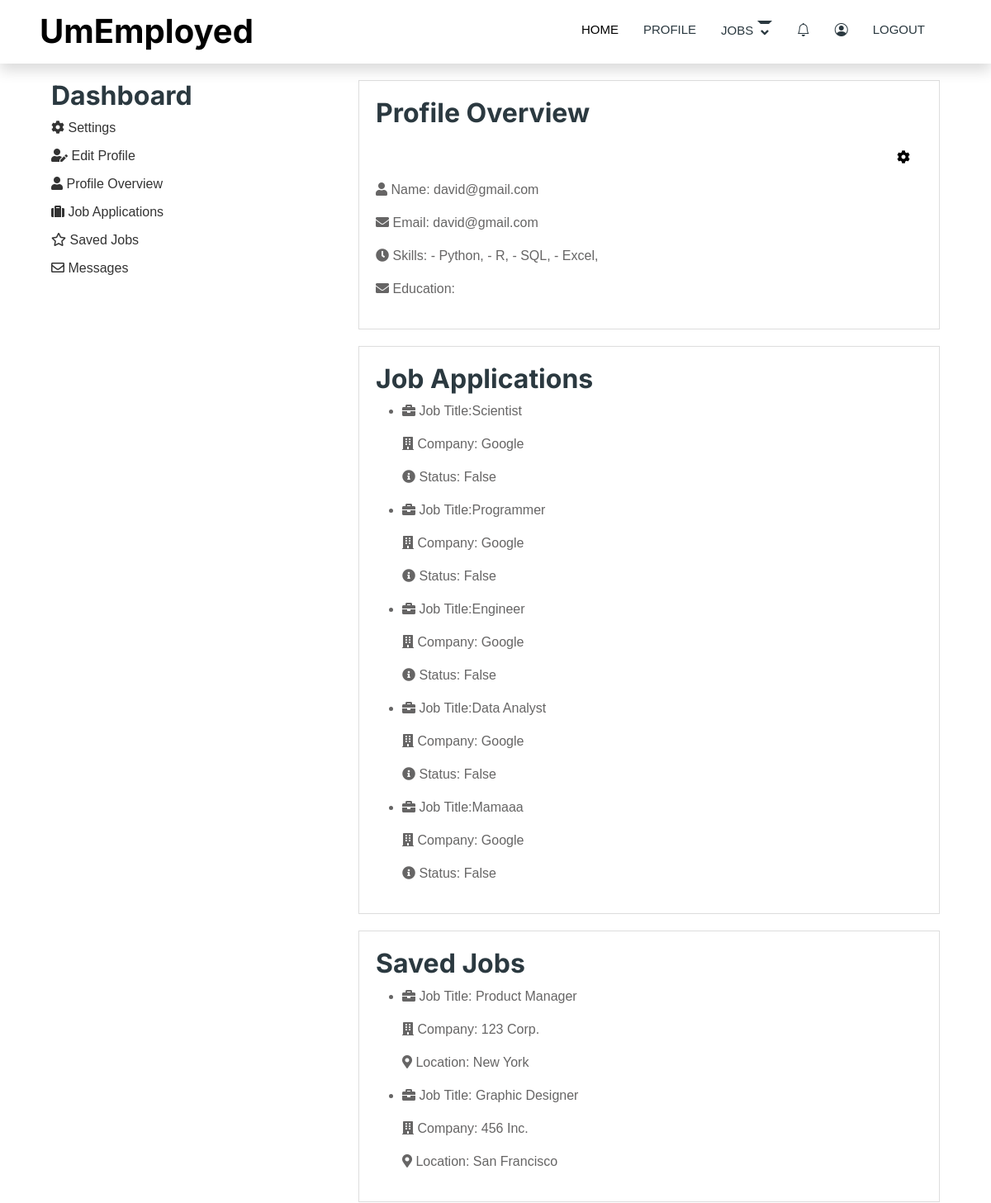
Page /dashboard/ (signed in, upper part) on the earlier database version.
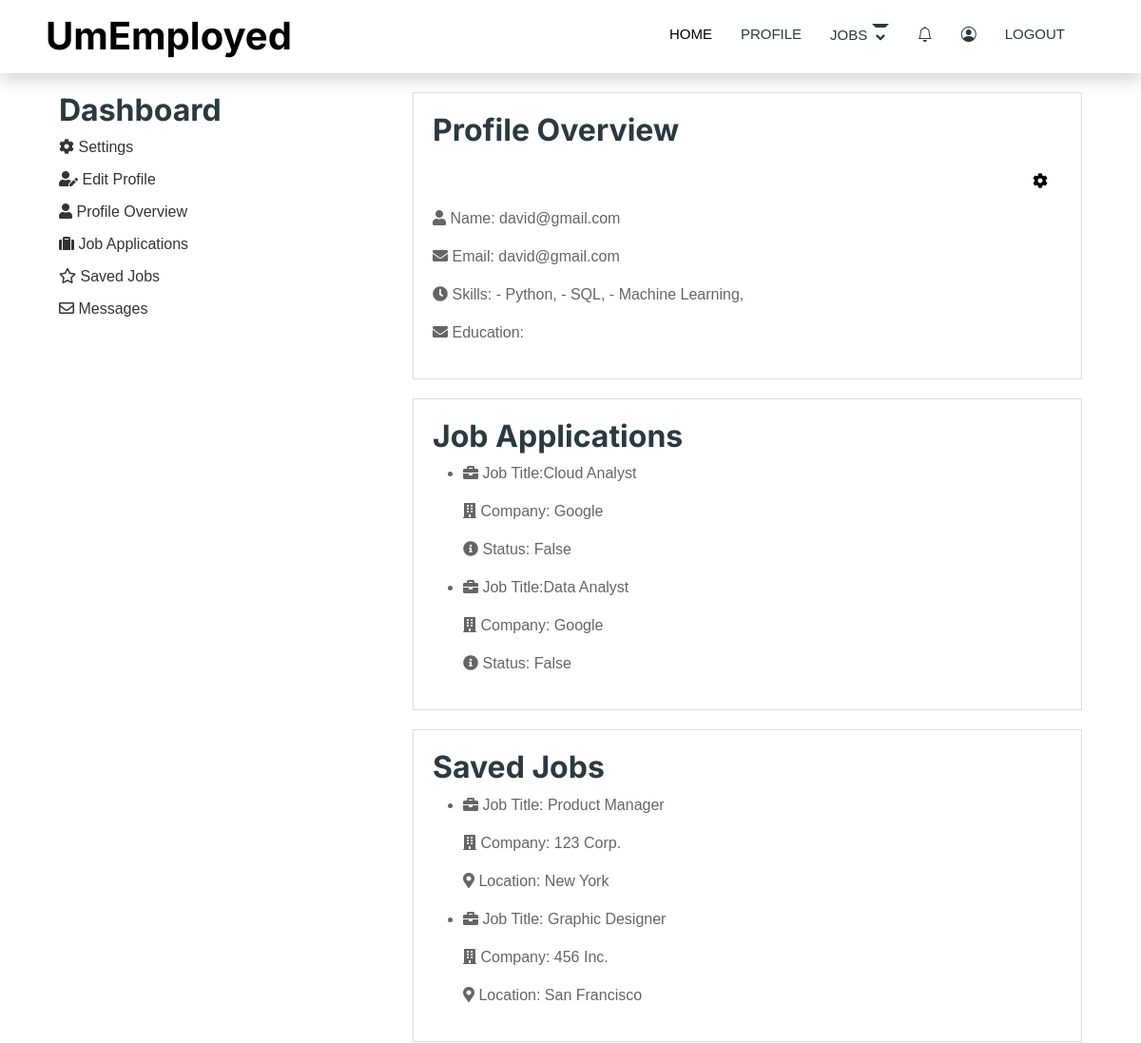
Same page on the later database version.
### resume/models.py (models this page shows)
class Skill(models.Model):
    name = models.CharField(max_length=100)
    categories = models.ManyToManyField(SkillCategory)  # Change ForeignKey to ManyToManyField
    def __str__(self):
        return self.name

### job/models.py (models this page shows, shortened)
class Application(models.Model):
    user = models.ForeignKey(User, on_delete=models.CASCADE)
    job = models.ForeignKey(Job, on_delete=models.CASCADE, default=1)
    quiz_score = models.IntegerField(default=0)
    matching_percentage = models.FloatField(default=0.0)
    overall_match_percentage = models.FloatField(default=0.0)  # New field
    has_completed_quiz = models.BooleanField(default=False)  # New field
    round1_completed = models.BooleanField(default=False)
    round2_completed = models.BooleanField(default=False)
    round3_completed = models.BooleanField(default=False)
    round1_score = models.IntegerField(default=0)
    round2_score = models.IntegerField(default=0)
    round3_score = models.IntegerField(default=0)

class Job(models.Model):
    BEGINNER = 'Beginner'
    MID = 'Mid'
    EXPERT = 'Expert'
    LEVEL_CHOICES = [
        (BEGINNER, 'Beginner'),
        (MID, 'Mid'),
        (EXPERT, 'Expert'),
    ]
    user = models.ForeignKey(User, on_delete=models.CASCADE)
    company = models.ForeignKey(Company, on_delete=models.CASCADE)
    title = models.CharField(max_length=100)
    location = models.CharField(max_length=100)
    salary = models.PositiveBigIntegerField(default=35000)
    requirements = models.ManyToManyField(Skill)
    ideal_candidate = models.TextField()
    is_available = models.BooleanField(default=False)
    description = models.TextField(max_length=255, default='We are looking for ...')
    responsibilities = models.TextField(max_length=255, default="You will be in charge of ...")
    benefits = models.TextField(default="...")
    level = models.CharField(max_length=10, choices=LEVEL_CHOICES, default=BEGINNER)
    category = models.ForeignKey(SkillCategory, on_delete=models.CASCADE, default=1)

### company/models.py (models this page shows)
class Company(models.Model):
    user = models.OneToOneField(User, on_delete=models.CASCADE)
    name = models.CharField(max_length=100, null=True, blank=True)
    logo = models.ImageField(upload_to="resume/images", blank=True, default="media/resume/images/PXL_20231104_141008232.MP.jpg")
    est_date = models.PositiveIntegerField(null=True, blank=True)
    city = models.CharField(max_length=50, null=True, blank=True)
    state = models.CharField(max_length=100, null=True, blank=True)
    def __str__(self):
        return self.name or ''

### dashboard/views.py (the view)
# urls.py: path('', views.dashboard,name='dashboard'),
@login_required(login_url='login')
def dashboard(request):
    try:
        data = Resume.objects.get(user=request.user)
        user = request.user
        skills = data.skills.all()
        experience = Experience.objects.filter(user = request.user)
        experiences = Experience.objects.all()  # Add this line to retrieve experiences
        educations = Education.objects.all()  # Add this line to retrieve educations
        applications = Application.objects.filter(user = request.user)
    except Resume.DoesNotExist:
        message = "No resume found"
        return render(request, 'dashboard/dashboard.html', {'message': message})
    context = {
        'data': data,
        'user': user,
        'skills': skills,
        'experience':experience,
        'experiences': experiences,  # Include experiences in the context
        'educations': educations,  # Include educations in the context
        'applications':applications,
    }
    return render(request, 'dashboard/dashboard.html', context)

### templates/dashboard/dashboard.html (shortened to what this page needs)
{% extends 'users/base.html' %}
 {% load static %}
 {% block content %}
 <head>
   <link href="{% static 'css/dashboard.css' %}" rel="stylesheet" />
 </head>
   <div class="container">
     <div class="navigation">
      <h2>Dashboard</h2>
      <a href="{% url 'update-resume' %}"><i class="fas fa-cog"></i> Settings</a>
      <a href="{% url 'update-resume' %}"><i class="fas fa-user-edit"></i> Edit Profile</a>
      <a href="#profile"><i class="fas fa-user"></i> Profile Overview</a>
      <a href="#application"><i class="fas fa-suitcase"></i> Job Applications</a>
      <a href="#saved"><i class="far fa-star"></i> Saved Jobs</a>
      <a href="#messages"><i class="far fa-envelope"></i> Messages</a>
    </div>
    <div class="content">
      <div class="banner" id="profile">
        <h2 >Profile Overview</h2>
        <div class="banner-header">
          <div class="settings-button">
            <a href="{% url 'update-resume' %}"><i class="fas fa-cog"></i></a>
          </div>
        </div>
        <div class="profile-info">
          <p><i class="fas fa-user"></i> Name: {{ user.username }}</p>
          <p><i class="fas fa-envelope"></i> Email: {{ user.email }}</p>
            {% if skills.exists %}
            <p><i class="fas fa-clock"></i> Skills:
            {% for skill in skills.all %}
            {{ skill }},
            {% endfor %}
          {% endif %}
        </p>
        <p><i class="fas fa-envelope"></i> Education:
          <br>
        </p>
      </div>
    </div>
      <div class="banner" id="application">
        <h2>Job Applications</h2>
        {% for application in applications %}
        <ul>
          <li>
            <p><i class="fas fa-briefcase"></i> Job Title:{{ application.job.title }}</p>
            <p><i class="fas fa-building"></i> Company: {{ application.job.company }}</p>
            <p><i class="fas fa-info-circle"></i> Status: {{ application.job.is_available }}</p>
          </li>
        </ul>
        {% endfor %}
      </div>
      <div class="banner" id="saved">
        <h2>Saved Jobs</h2>
        <ul>
          <li>
            <p><i class="fas fa-briefcase"></i> Job Title: Product Manager</p>
            <p><i class="fas fa-building"></i> Company: 123 Corp.</p>
            <p><i class="fas fa-map-marker-alt"></i> Location: New York</p>
          </li>
          <li>
            <p><i class="fas fa-briefcase"></i> Job Title: Graphic Designer</p>
            <p><i class="fas fa-building"></i> Company: 456 Inc.</p>
            <p><i class="fas fa-map-marker-alt"></i> Location: San Francisco</p>
          </li>
        </ul>
      </div>
    </div>
  </div>
{% endblock content %}

Differences in the rows shown:
no longer on this page (row unchanged): Skill: name "- R"
no longer on this page (row unchanged): Skill: name "- Excel"
removed Application: job "Scientist", job.company "Google", job.is_available "False"
removed Application: job "Programmer", job.company "Google", job.is_available "False"
removed Application: job "Engineer", job.company "Google", job.is_available "False"
removed Application: job "Mamaaa", job.company "Google", job.is_available "False"
now on this page (row unchanged): Skill: name "- Machine Learning"
added Application: job "Cloud Analyst", job.company "Google", job.is_available "False"
